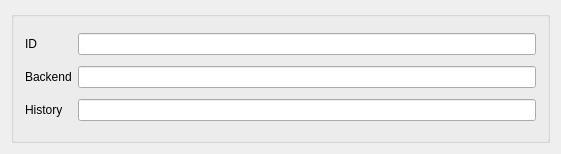
<?xml version="1.0" encoding="UTF-8"?>
<ui version="4.0">
 <class>AccountSettings</class>
 <widget class="QWidget" name="AccountSettings">
  <property name="geometry">
   <rect>
    <x>0</x>
    <y>0</y>
    <width>561</width>
    <height>154</height>
   </rect>
  </property>
  <layout class="QVBoxLayout" name="verticalLayout_3">
   <item>
    <widget class="QGroupBox" name="WeboobMain">
     <property name="flat">
      <bool>false</bool>
     </property>
     <layout class="QGridLayout" name="gridLayout">
      <item row="0" column="1">
       <widget class="QLineEdit" name="id"/>
      </item>
      <item row="0" column="0">
       <widget class="QLabel" name="label">
        <property name="text">
         <string>ID</string>
        </property>
       </widget>
      </item>
      <item row="1" column="1">
       <widget class="QLineEdit" name="backend"/>
      </item>
      <item row="2" column="1">
       <widget class="QLineEdit" name="max_history"/>
      </item>
      <item row="1" column="0">
       <widget class="QLabel" name="label_2">
        <property name="text">
         <string>Backend</string>
        </property>
       </widget>
      </item>
      <item row="2" column="0">
       <widget class="QLabel" name="label_3">
        <property name="text">
         <string>History</string>
        </property>
       </widget>
      </item>
     </layout>
    </widget>
   </item>
  </layout>
 </widget>
 <layoutdefault spacing="6" margin="11"/>
 <pixmapfunction>qPixmapFromMimeSource</pixmapfunction>
 <resources/>
 <connections/>
</ui>
